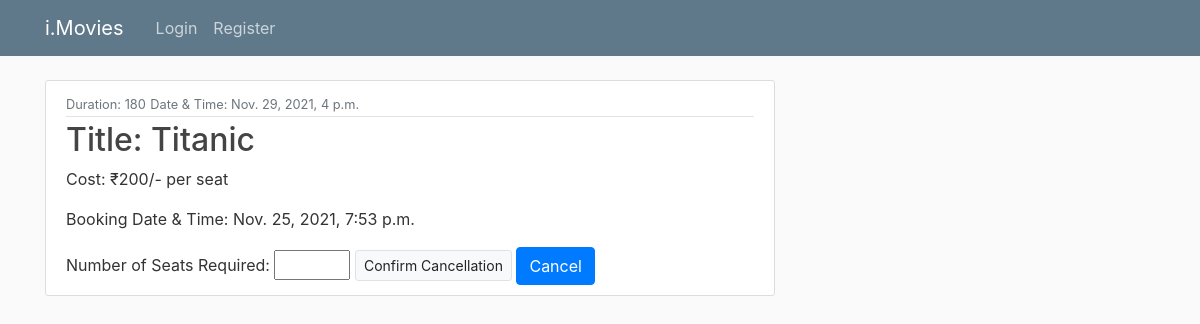
Page /cancel/136/ on the committed database.
### users_profile/models.py (models this page shows, shortened)
class Ticket(models.Model):
    user = models.ForeignKey(User, on_delete=models.CASCADE)
    screening = models.ForeignKey(Screening, on_delete=models.CASCADE)
    no_of_seats=models.IntegerField(default=0)
    cost=models.IntegerField(default=0)
    booking_time=models.DateTimeField(auto_now=True)

### movies/models.py (models this page shows, shortened)
class Screening(models.Model):
    hall_name = models.CharField(max_length=32)
    movie_id = models.ForeignKey(Movie, on_delete=models.CASCADE)
    theatre_id = models.ForeignKey(Theatre, on_delete=models.CASCADE)
    available_seats = models.IntegerField(default=0)
    price=models.IntegerField(default=0)
    time=models.DateTimeField(auto_now=False)

class Movie(models.Model):
    rating_choice = (
        ('U', 'U'),
        ('UA', 'UA'),
        ('A', 'A'),
        ('S', 'S'),
    )
    image = models.ImageField(default='default.jpg', upload_to='movie_pics')
    title = models.CharField(max_length=256)
    trailer = models.URLField(default='https://www.youtube.com/')
    description = models.TextField()
    cast = models.CharField(max_length=1024)
    duration_min = models.IntegerField()
    certification_label = models.CharField(max_length=2,choices=rating_choice)

### movies/views.py (the view)
# urls.py: url(r'^cancel/(?P<ticket_pk>.+?)/$', mov_views.cancel, name='cancel'),
def cancel(request, ticket_pk):
    context = {'ticket': Ticket.objects.filter(pk=ticket_pk).first()}
    return render(request, 'movies/cancel.html', context)

### movies/templates/movies/cancel.html (shortened to what this page needs)
{% extends "movies/base.html" %}
{% block content %}
    <article class="media content-section">
      <div class="media-body">
        <div class="article-metadata">
          <small class="text-muted">Duration: {{ ticket.screening.movie_id.duration_min }}</small>
            <small class="text-muted">Date & Time: {{ ticket.screening.time }}</small>
        </div>
        <h2>
            Title: {{ ticket.screening.movie_id.title }}</h2>
        <p class="article-content">Cost: ₹{{ ticket.screening.price }}/- per seat </p>
        <p class="article-content">Booking Date & Time: {{ ticket.booking_time }} </p>
          <form action="{% url 'done_cancellation' ticket.pk %}" method="POST">
              <label>Number of Seats Required:</label>
              <input type="number" name="ticket_cancel" min="1" max={{ ticket.no_of_seats }} step="1">
              <input type="submit" class="btn-light border btn-sm"  value="Confirm Cancellation">
              <a href="{% url 'mov_booking'%}" class="btn btn-primary">Cancel</a>
          </form>
      </div>
    </article>
{% endblock content %}

### movies/static/movies/main.css (style rules this page uses)
body { background: #fafafa; color: #333333; margin-top: 5rem; }
h1, h2, h3, h4, h5, h6 { color: #444444; }
.content-section { background: #ffffff; padding: 10px 20px; border: 1px solid #dddddd; border-radius: 3px; margin-bottom: 20px; }
.article-content { white-space: pre-line; }
.article-metadata { padding-bottom: 1px; margin-bottom: 4px; border-bottom: 1px solid #e3e3e3 }

### rows in the picture
Ticket: screening.movie_id.duration_min "180", screening.time "Nov. 29, 2021, 4 p.m.", screening.movie_id "Titanic", screening.price "200", booking_time "Nov. 25, 2021, 7:53 p.m."
